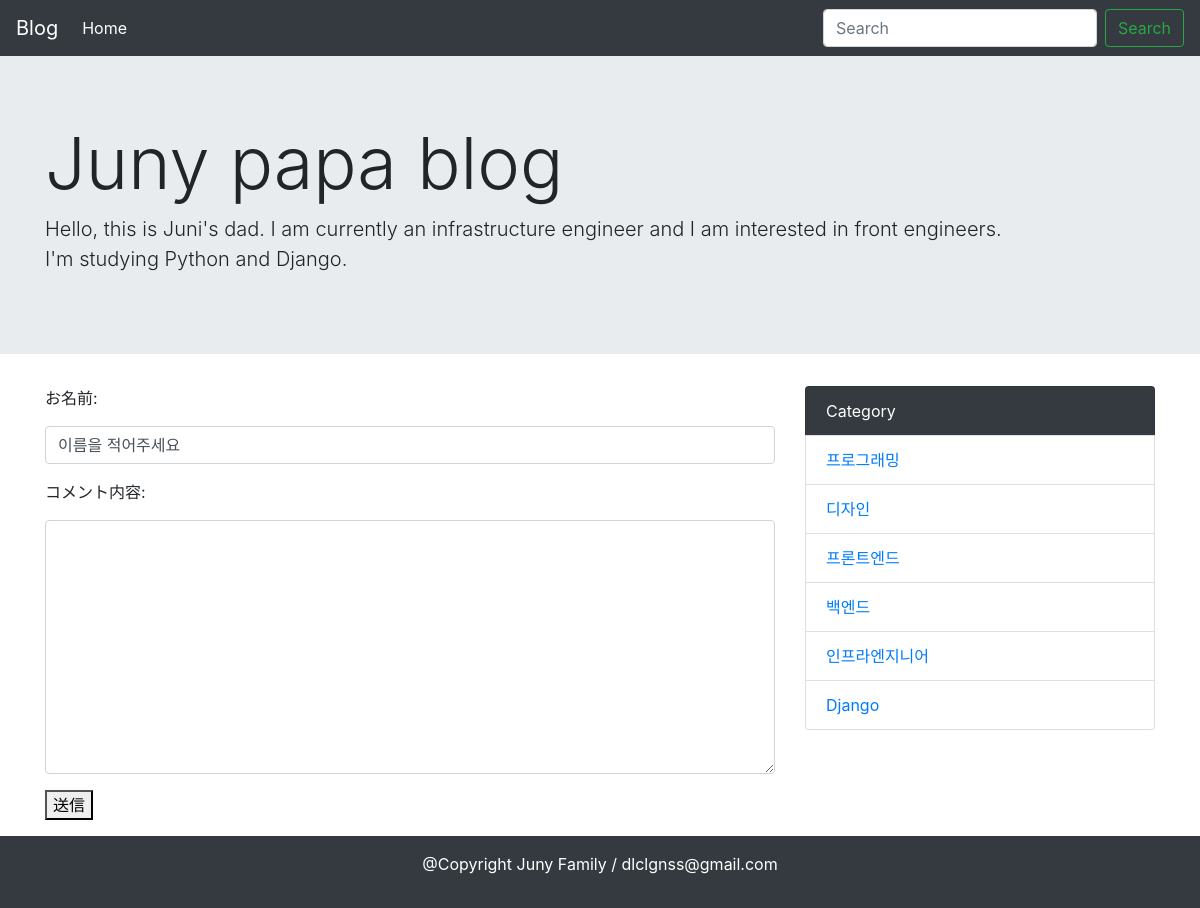
The page /comment/1/ on the database its author committed.
### blog/models.py (models this page shows)
class Category(models.Model):
    name = models.CharField('カテゴリ', max_length = 100)
    created_at = models.DateTimeField('作成日', default=timezone.now )
    def __str__(self):
        return self.name

### blog/views.py (the view, shortened to what this page needs)
# urls.py: path('comment/<int:post_pk>/',views.CommentView.as_view(), name='comment')
class CommentView(generic.CreateView):
    model =  Comment
    form_class = CommentCreateForm

### blog/forms.py
class CommentCreateForm(forms.ModelForm):
    def __init__(self,*args, **kwargs):
        super().__init__(*args, **kwargs)
        for field in self.fields.values():
            field.widget.attrs['class'] = 'form-control'
    class Meta:
        model = Comment
        fields = ('name','text')

### blog/category_common.py (called while the page is built)
def common(request):
    context = {
        'category_list' : Category.objects.all(),
    }
    return context

### blog/templates/blog/comment_form.html (shortened to what this page needs)
{% extends 'blog/base.html' %}
{% block content %}
<form action="" method='POST' class="mb-3">
{% for field in form %}
<div class="form-group mb-3">
    <label for=" {{field.id_for_label}}"> {{field.label_tag}} </label>
    {{field}}
  </div>
{% endfor %}
<button type="submit"　class="btn btn-dark mb-3">送信</button>
</form>
{% endblock %}

### blog/templates/blog/base.html (shortened to what this page needs)
<!doctype html>
<html lang="ja">
  <head>
    <link rel="stylesheet" href="https://maxcdn.bootstrapcdn.com/bootstrap/4.0.0-beta.2/css/bootstrap.min.css">
  </head>
  <body>
    <nav class="navbar navbar-expand-lg navbar-dark bg-dark">
  <a class="navbar-brand" href="#">Blog</a>
  <div class="collapse navbar-collapse" id="navbarSupportedContent">
    <ul class="navbar-nav mr-auto">
      <li class="nav-item active">
        <a class="nav-link" href=" {% url 'blog:index' %}">Home</a>
      </li>
    </ul>
    <form class="form-inline my-2 my-lg-0" method="GET" action=" {% url 'blog:index' %} ">
      <input class="form-control mr-sm-2" type="text" placeholder="Search" aria-label="Search" name="keyword">
      <button class="btn btn-outline-success my-2 my-sm-0" type="submit">Search</button>
    </form>
  </div>
</nav>
  <div class="jumbotron jumbotron-fluid">
  <div class="container">
    <h1 class="display-3">Juny papa blog</h1>
    <p class="lead">Hello, this is Juni's dad.
      I am currently an infrastructure engineer and I am interested in front engineers.<br>
      I'm studying Python and Django.</p>
  </div>
</div>
    <div class="container">
      <div class="row">
        <div class="col-md-8">
          {% block content %}{% endblock content %}
        </div>
        <div class="col-md-4 mb-3">
          <ul class="list-group">
            <li class="list-group-item bg-dark text-white ">Category</li>
            {% for category in category_list %}
            <li class="list-group-item"> <a href=" {% url 'blog:category' category.pk %} "> {{category}} </a></li>
            {% endfor %}
          </ul>
        </div>
      </div>
    </div>
    <footer class='bg-dark text-white text-center py-3'>
      <p>@Copyright Juny Family / dlclgnss@gmail.com </p>
    </footer>
  </body>
</html>

### rows shown on the page
Category: name "프로그래밍"
Category: name "디자인"
Category: name "프론트엔드"
Category: name "백엔드"
Category: name "인프라엔지니어"
Category: name "Django"

### other values the page prints
{{ field.label_tag }} "お名前:" "コメント内容:"
